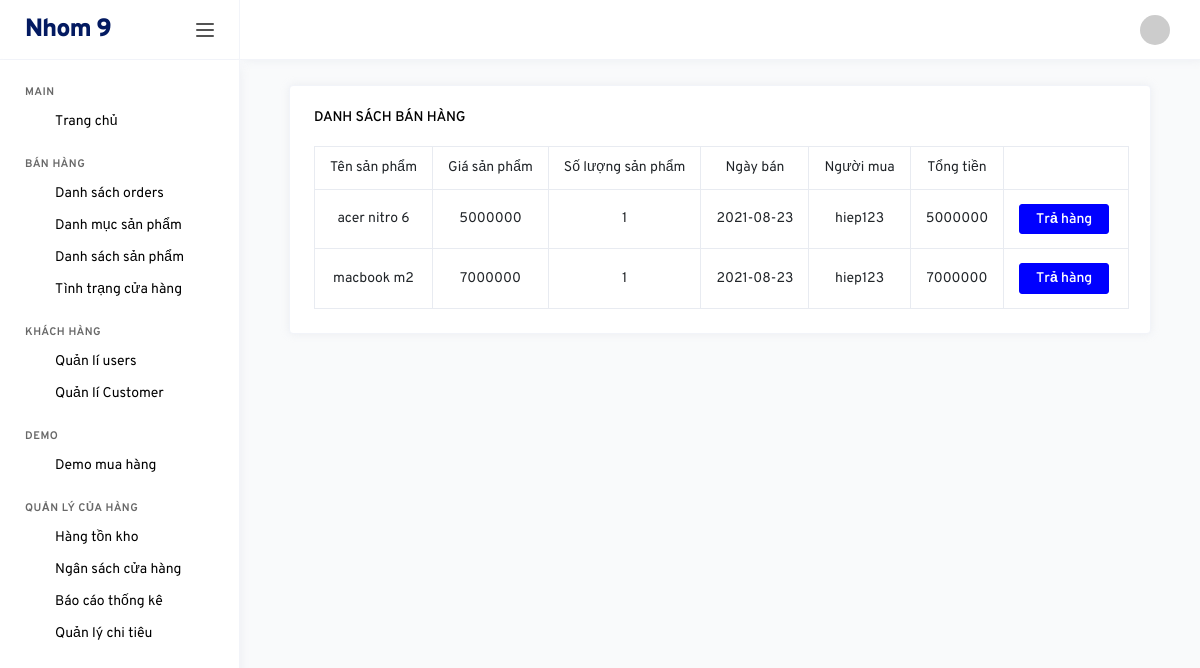
The app's page /backend/index.php?controller=status&action=sell (signed in) with its own data.
### tables this page shows
CREATE TABLE `order_detail` (
  `id` int(11) NOT NULL,
  `order_id` int(11) NOT NULL,
  `product_id` int(11) NOT NULL,
  `quantity` int(11) NOT NULL
);

CREATE TABLE `products` (
  `id` int(11) NOT NULL,
  `name` varchar(500) NOT NULL,
  `category_id` int(11) NOT NULL,
  `ma_hang` varchar(500) NOT NULL,
  `bao_hanh` int(11) NOT NULL,
  `so_imei` varchar(500) NOT NULL,
  `so_serial` varchar(500) NOT NULL,
  `ton_kho` int(11) NOT NULL,
  `xuat_su` varchar(500) NOT NULL,
  `price` int(11) NOT NULL
);

CREATE TABLE `orders` (
  `id` int(11) NOT NULL,
  `customer_id` int(11) NOT NULL,
  `date` date NOT NULL,
  `price` int(11) NOT NULL
);

CREATE TABLE `customers` (
  `id` int(11) NOT NULL,
  `name` varchar(500) NOT NULL,
  `phone` int(11) NOT NULL,
  `password` varchar(500) NOT NULL,
  `thoi_quen` varchar(500) NOT NULL,
  `so_thich` varchar(500) NOT NULL,
  `sinh_nhat` date NOT NULL
);

### backend/controllers/StatusController.php (called while the page is built, shortened)
<?php
	include "Models/StatusModel.php";
	class StatusController extends Controller{
		public function sell(){
			$recordPerPage = 25;
			$numPage = ceil($this->modelTotal()/$recordPerPage);
			$data = $this->modelReadSell($recordPerPage);
			$this->loadView("SellStatus.php",["data"=>$data,"numPage"=>$numPage]);
		}
	}
 ?>

### backend/models/StatusModel.php (called while the page is built, shortened)
<?php
	trait StatusModel{
		public function modelReadSell($recordPerPage){
			$page = isset($_GET["p"]) && $_GET["p"] > 0 ? $_GET["p"]-1 : 0;
			$from = $page * $recordPerPage;
			$conn = Connection::getInstance();
			$query = $conn->query("select * from order_detail order by id desc limit $from, $recordPerPage");
			return $query->fetchAll();
		}
        public function getProduct($id){
            $conn = Connection::getInstance();
			$query = $conn->query("select * from products where id = $id");
            return $query->fetch();
        }
        public function getOrder($id){
            $conn = Connection::getInstance();
			$query = $conn->query("select * from orders where id = $id");
            return $query->fetch();
        }
        public function getCustomer($id){
            $conn = Connection::getInstance();
			$query = $conn->query("select * from customers where id = $id");
            return $query->fetch();
        }
	}
 ?>

### backend/views/SellStatus.php (the view, shortened to what this page needs)
<div class="col-md-12">
    <div class="col-md-12 grid-margin stretch-card">
    <div class="card">
        <div class="card-body">
        <h6 class="card-title">Danh sách bán hàng</h6>
        <div class="panel-body">
            <table class="table table-bordered table-hover">
                 <tr>
                    <td style="text-align: center;">Tên sản phẩm</td>
                    <td style="text-align: center;">Giá sản phẩm</td>
                    <td style="text-align: center;">Số lượng sản phẩm</td>
                    <td style="text-align: center;">Ngày bán</td>
                    <td style="text-align: center;">Người mua</td>
                    <td style="text-align: center;">Tổng tiền</td>
                    <td style="width: 150px;"></td>
                </tr>
                <?php foreach($data as $rows): ?>
                    <?php
                        $order = $this->getOrder($rows->order_id);
                        $product = $this->getProduct($rows->product_id);
                        $customer = $this->getCustomer($order->customer_id);
                    ?>
                    <tr>
                        <td style="text-align: center;"><?php echo $product->name; ?></td>
                        <td style="text-align: center;"><?php echo $product->price; ?></td>
                        <td style="text-align: center;"><?php echo $rows->quantity; ?></td>
                        <td style="text-align: center;"><?php echo $order->date; ?></td>
                        <td style="text-align: center;"><?php echo $customer->name; ?></td>
                        <td style="text-align: center;"><?php echo $product->price*$rows->quantity; ?></td>
                        <td style="text-align:center;">
                            <a class="btn btn-primary" href="index.php?controller=status&action=tra_hang&id=<?php echo $rows->id; ?>">Trả hàng</a>&nbsp;
                        </td>
                    </tr>
                <?php endforeach; ?>
            </table>
        </div>
    </div>
    </div>
</div>
</div>

### records on screen
order_detail: product.name "acer nitro 6", product.price "5000000", quantity "1", order.date "2021-08-23", customers.name "hiep123", $product->price*$rows->quantity "5000000"
order_detail: product.name "macbook m2", product.price "7000000", quantity "1", order.date "2021-08-23", customers.name "hiep123", $product->price*$rows->quantity "7000000"
